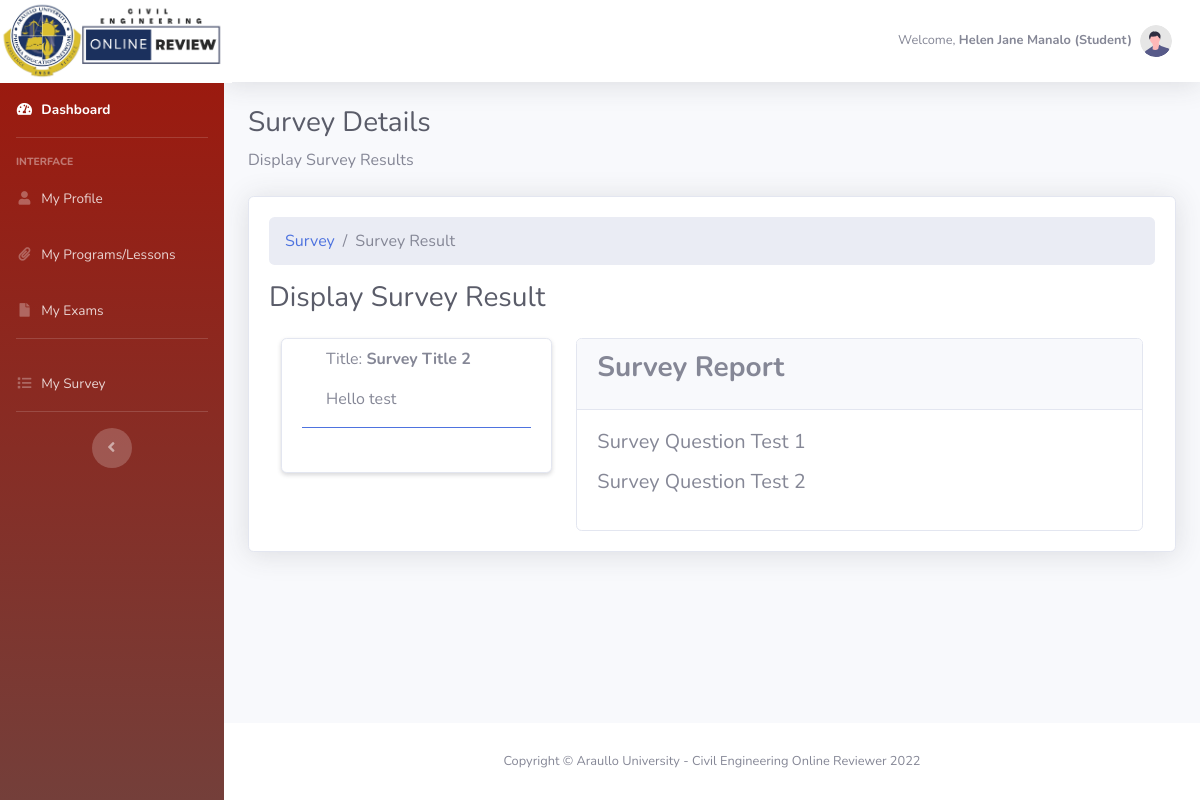
The page /dashboard/admin_survey_result.php?id=23 (signed in) on the database its author committed.
### tables this page shows
CREATE TABLE `user_account` (
  `id` int(11) NOT NULL,
  `member_id` varchar(50) NOT NULL,
  `email_address` varchar(50) NOT NULL,
  `firstname` varchar(50) NOT NULL,
  `last_name` varchar(50) NOT NULL,
  `phone_number` int(11) NOT NULL,
  `age` int(11) NOT NULL,
  `birthday` varchar(50) NOT NULL,
  `religion` varchar(50) NOT NULL,
  `blood_type` varchar(50) NOT NULL,
  `upload_image` varchar(255) NOT NULL,
  `gender` varchar(50) NOT NULL,
  `user_type` varchar(25) NOT NULL,
  `password` varchar(255) NOT NULL,
  `date_created` varchar(100) NOT NULL,
  `date_updated` varchar(100) NOT NULL
);

CREATE TABLE `survey` (
  `survey_id` int(11) NOT NULL,
  `member_id` varchar(50) NOT NULL,
  `survey_title` varchar(255) NOT NULL,
  `survey_description` text NOT NULL,
  `date_created` date NOT NULL,
  `date_modified` date NOT NULL
);

CREATE TABLE `survey_questions` (
  `survey_questions_id` int(11) NOT NULL,
  `survey_id` int(11) NOT NULL,
  `question_no` int(11) NOT NULL,
  `survey_questions` varchar(255) NOT NULL,
  `date_created` date NOT NULL
);

### dashboard/model/Admin.php (called while the page is built, shortened)
<?php
	class Admin {
		public $db;
		public function __construct(){
			$this->db = new mysqli(DB_HOST, DB_USER, DB_PASSWORD, DB_DATABASE);
		}
    	public function get_fullname($email_address){
    		$sql3="SELECT CONCAT_WS(' ', firstname, last_name) as fullname FROM user_account WHERE email_address = '$email_address'";
	        $result = mysqli_query($this->db,$sql3);
	        $user_data = mysqli_fetch_array($result);
	        return $user_data['fullname'];
    	}
    	public function get_usertype($email_address){
    		$sql3="SELECT user_type FROM user_account WHERE email_address = '$email_address'";
	        $result = mysqli_query($this->db,$sql3);
	        $user_data = mysqli_fetch_array($result);
	        return $user_data['user_type'];
    	}
        public function get_my_survey($survey_id) {
    		$sql3="SELECT * FROM survey a
                    WHERE a.survey_id = $survey_id";
	        $result = mysqli_query($this->db,$sql3);
	        return $user_data = mysqli_fetch_assoc($result);
        }
        public function get_survey_questions_by_survey_id($survey_id){
    		$sql3="SELECT * FROM survey_questions a
                    WHERE a.survey_id = '$survey_id'
                    ORDER BY abs($survey_id) asc";
	        $result = mysqli_query($this->db,$sql3);
	        return $result_data= mysqli_fetch_all($result,MYSQLI_ASSOC);
        }
	}
?>

### dashboard/admin_survey_result.php (the view, shortened to what this page needs)
<?php
    include_once('db_header.php');
?>
    <h1 class="h3 mb-2 text-gray-800">Survey Details</h1>
    <p class="mb-4">Display Survey Results</p>
    <div class="card shadow mb-4">
        <div class="card-body">
        <nav aria-label="breadcrumb">
            <ol class="breadcrumb">
                <li class="breadcrumb-item"><a href="admin_survey.php">Survey</a></li>
                <li class="breadcrumb-item active" aria-current="page">Survey Result</li>
            </ol>
        </nav>
        <h1 class="h3 mb-4 text-gray-800">Display Survey Result</h1>
        <div class="col-lg-12">
            <div class="row">
                <div class="col-md-4">
                    <div class="card shadow-sm">
                        <div class="card-body pt-0" id="field_wrapper_">
                            <?php
                                $get_survey =  $admin->get_my_survey($_GET['id']);
                            ?>
                            <div class="card-body p-0 py-2">
                                <div class="container-fluid">
                                    <p>Title: <b><?php echo $get_survey['survey_title'] ?></b></p>
                                    <p class="mb-0"><?php echo $get_survey['survey_description']; ?>
                                </div>
                                <hr class="border-primary">
                            </div>
                        </div>
                    </div>
                </div>
                <div class="col-md-8">
                    <div class="card card-outline card-success">
                        <div class="card-header">
                            <h3 class="card-title"><b>Survey Report</b></h3>
                        </div>
                        <div class="card-body ui-sortable">
                            <?php
                                $get_survey_questions = $admin->get_survey_questions_by_survey_id($_GET['id']);
                                foreach($get_survey_questions as $survey_question) {
                            ?>
                                <div class="callout callout-info">
                                    <h5><?php echo $survey_question['survey_questions'] ?></h5>
                                </div>
                            <?php
                                }
                            ?>
                        </div>
                    </div>
                </div>
            </div>
        </div>
        </div>
    </div>
<?php
    include_once('db_footer.php');
?>

### dashboard/db_header.php (shortened to what this page needs)
<?php
    require_once ('model/Admin.php');
    $admin = new Admin();
?>
<!DOCTYPE html>
<html lang="en">
<head>
    <link href="vendor/fontawesome-free/css/all.min.css" rel="stylesheet" type="text/css">
    <link href="css/sb-admin-2.min.css" rel="stylesheet">
    <link href="vendor/datatables/dataTables.bootstrap4.min.css" rel="stylesheet">
</head>
<body id="page-top">
    <div id="wrapper">
        <?php
            include_once("menu.php")
        ?>
    <div id="content-wrapper" class="d-flex flex-column">
        <div id="content">
            <nav class="navbar navbar-expand navbar-light bg-white topbar mb-4 static-top shadow">
                <ul class="navbar-nav ml-auto">
                    <li class="nav-item dropdown no-arrow">
                        <a class="nav-link dropdown-toggle" href="#" id="userDropdown" role="button"
                            data-toggle="dropdown" aria-haspopup="true" aria-expanded="false">
                            <?php
                                if (isset($_SESSION['email_address'])) :
                            ?>
                                <span class="mr-2 d-none d-lg-inline text-gray-600 small">Welcome, <strong><?php echo $admin->get_fullname($_SESSION['email_address']); ?> (<?php echo $admin->get_usertype($_SESSION['email_address']); ?>)</strong></span>
                                <img class="img-profile rounded-circle"
                                    src="img/undraw_profile.svg">
                            <?php
                                endif
                            ?>
                        </a>
                    </li>
                </ul>
            </nav>
            <div class="container-fluid">

### rows shown on the page
user_account: user_type "Student"
survey: survey_title "Survey Title 2", survey_description "Hello test"
survey_questions: survey_questions "Survey Question Test 1"
survey_questions: survey_questions "Survey Question Test 2"

### other values the page prints
$admin->get_fullname($_SESSION['email_address']) "Helen Jane Manalo"
